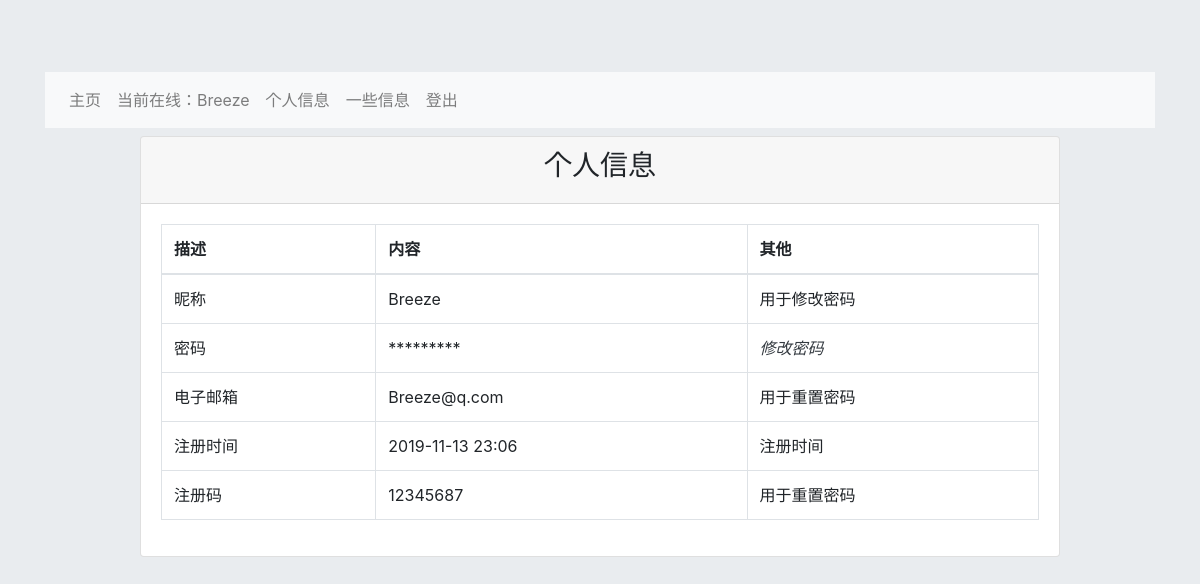
Page /users/userInfo (signed in) on the committed database.
### users/models.py (models this page shows, shortened)
class User(models.Model):
    username = models.CharField('用户名', max_length=16, unique=True)
    password = models.CharField('密码', max_length=16)
    email = models.EmailField('邮箱', unique=True)
    create_time = models.DateTimeField('注册时间', auto_now_add=True)
    register_code = models.CharField('注册码', max_length=9)  # 注册码

### users/views.py (the view)
# urls.py: path('userInfo', views.get_user_info, name='get_user_info'),
def get_user_info(request):
    user_name = None
    if request.session.get('is_login', None):
        user_name = request.session['user_name']
        info = User.objects.get(username=user_name)
    return render(request, 'user/user_info.html', locals())

### users/templates/user/user_info.html
{% extends 'user/base.html' %}
{% block content %}
<div class="row">
    <div class="col-md-10 offset-md-1">
        <div class="card">
            <div class="card-header text-center">
                <h3>个人信息</h3>
            </div>
            <div class="card-body">
                <table class="table table-bordered">
                    <thead>
                    <tr>
                        <th>描述</th>
                        <th>内容</th>
                        <th>其他</th>
                    </tr>
                    </thead>
                    <tbody>
                    <tr>
                        <td>昵称</td>
                        <td>{{ info.username }}</td>
                        <td>用于修改密码</td>
                    </tr>
                    <tr>
                        <td>密码</td>
                        <td>*********</td>
                        <td><a class="text-dark font-italic" href="{% url 'users:change_pwd' %}">修改密码</a></td>
                    </tr>
                    <tr>
                        <td>电子邮箱</td>
                        <td>{{ info.email }}</td>
                        <td>用于重置密码</td>
                    </tr>
                    <tr>
                        <td>注册时间</td>
                        <td>{{ info.create_time | date:'Y-m-d H:i' }}</td>
                        <td>注册时间</td>
                    </tr>
                    <tr>
                        <td>注册码</td>
                        <td>{{ info.register_code }}</td>
                        <td>用于重置密码</td>
                    </tr>
                    </tbody>
                </table>
            </div>
        </div>
    </div>
</div>
{% endblock %}

### users/templates/user/base.html (shortened to what this page needs)
<!DOCTYPE html>
<html lang="en">
<head>
    <link href="https://cdn.bootcdn.net/ajax/libs/font-awesome/4.7.0/css/font-awesome.min.css" rel="stylesheet">
    <link href="https://cdn.bootcdn.net/ajax/libs/twitter-bootstrap/4.4.0/css/bootstrap.min.css" rel="stylesheet">
</head>
<body class="jumbotron jumbotron-fluid">
<div class="container">
    {% block nav %}
    <nav class="navbar navbar-expand-md bg-light navbar-light">
        <div class="collapse navbar-collapse" id="collapsibleNavbar">
            <ul class="navbar-nav">
                <li class="nav-item"><a class="nav-link" href="{% url 'users:user' %}">主页</a></li>
                {% if request.session.is_login %}
                <li class="nav-item"><a class="nav-link" href="#" data-toggle="tooltip" data-html="true"
                                        title="Name：{{ request.session.user_name }} <br>
                                               Email：{{ request.session.email }}">
                    当前在线：{{ request.session.user_name }}</a>
                </li>
                <li class="nav-item"><a class="nav-link" href="{% url 'users:get_user_info' %}">个人信息</a></li>
                <li class="nav-item"><a class="nav-link" href="#">一些信息</a></li>
                <li class="nav-item"><a class="nav-link" href="{% url 'users:logout' %}"
                    onclick="return confirm('Are you sure?');">登出</a></li>
                {% else %}
                <li class="nav-item"><a class="nav-link" href="{% url 'users:login' %}">登录</a></li>
                <li class="nav-item"><a class="nav-link" href="{% url 'users:register' %}">注册</a></li>
                {% endif %}
            </ul>
        </div>
    </nav>
    {% endblock %}
    {% block content %}{% endblock %}
</div>
</body>
</html>

### rows in the picture
User: session.user_name "Breeze", username "Breeze", email "Breeze@q.com", create_time "2019-11-13 23:06", register_code "12345687"
